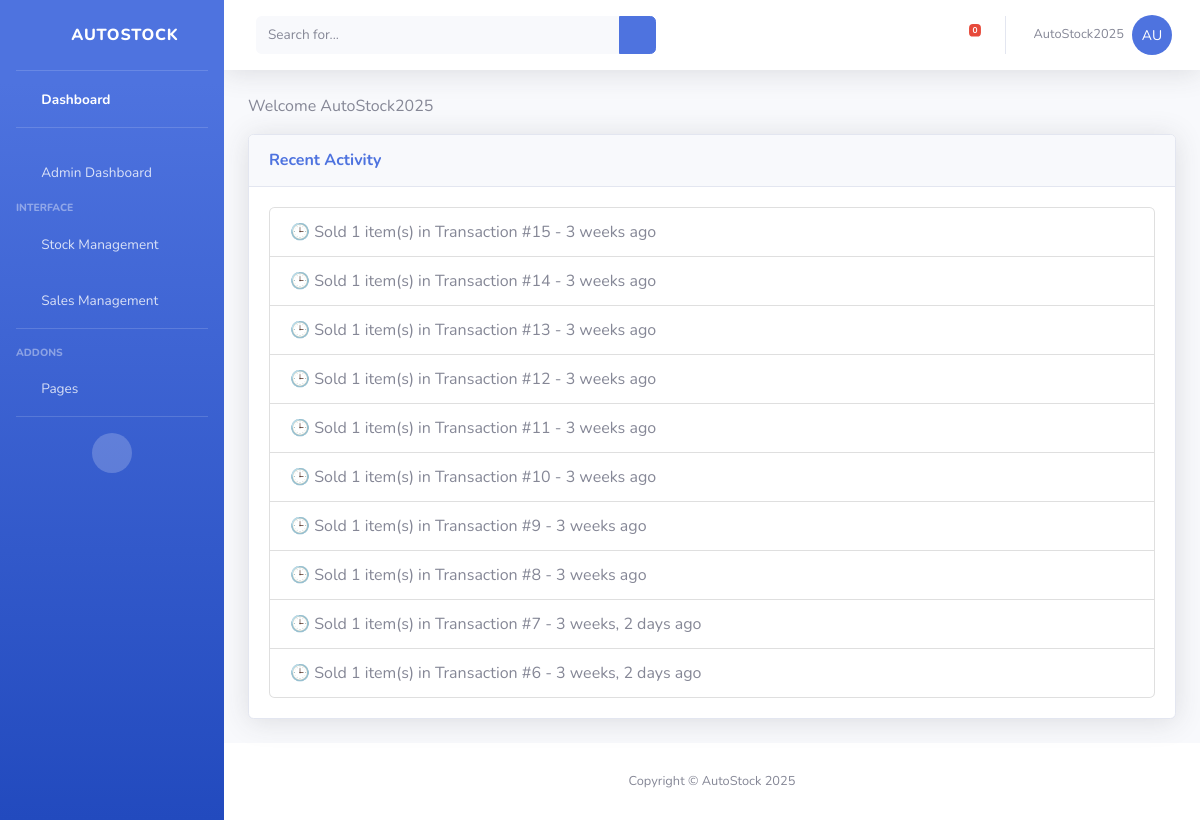
The page / (signed in) on the database as committed earlier.
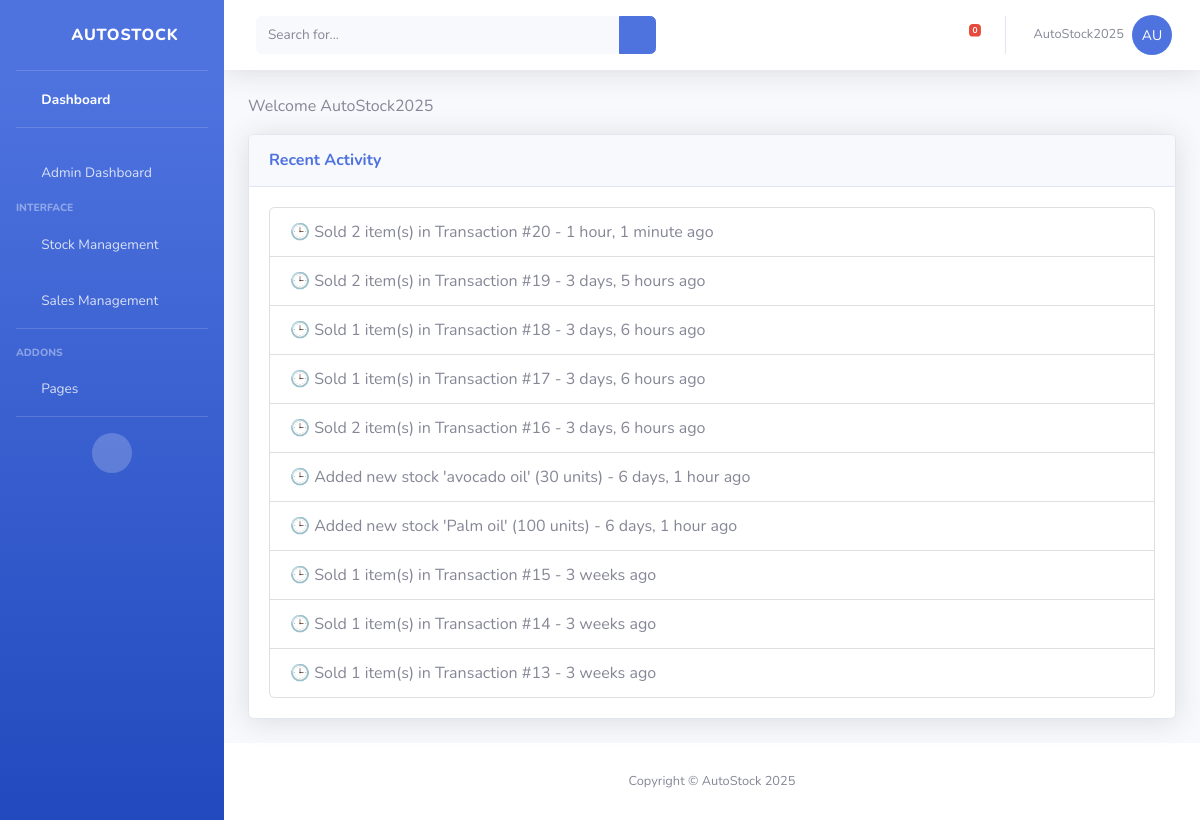
The same page on the database as committed later.
### autoapp/models.py (models this page shows, shortened)
class ActivityLog(models.Model):
    user = models.ForeignKey(User, on_delete=models.CASCADE)
    action = models.CharField(max_length=255)
    timestamp = models.DateTimeField(auto_now_add=True)

### autoapp/views.py (the view)
# urls.py: path('', views.index, name='index'),
@login_required
def index(request):
    user = request.user
    today = now().date()
    profile = None
    if not user.is_superuser and hasattr(user, 'employeeprofile'):
        profile = user.employeeprofile
    activity_log = ActivityLog.objects.all().order_by('-timestamp')[:10]
    context = {
        "user": user,
        "profile": profile,
        "today": today,
        "activity_log": activity_log,
    }
    return render(request, "index.html", context)

### template/index.html (shortened to what the changed rows need)
<!DOCTYPE html>
<html lang="en">
<head>
    {% load static %}
    <link href="{% static 'vendor/fontawesome-free/css/all.min.css' %}" rel="stylesheet" type="text/css">
    <link href="{% static 'css/sb-admin-2.min.css' %}" rel="stylesheet">
</head>
<body id="page-top">
    <div id="wrapper">
        <div id="content-wrapper" class="d-flex flex-column">
            <div id="content">
                <div class="container-fluid">
<div class="card shadow mb-4">
    <div class="card-body">
        <ul class="list-group">
            {% for activity in activity_log %}
                <li class="list-group-item">🕒 {{ activity.action }} - {{ activity.timestamp|timesince }} ago</li>
            {% empty %}
                <li class="list-group-item">No recent activity</li>
            {% endfor %}
        </ul>
    </div>
</div>
                </div>
            </div>
        </div>
    </div>
</body>
</html>

Rows that differ between the two databases and show on the page:
no longer on this page (row unchanged): ActivityLog: action "Sold 1 item(s) in Transaction #12", timestamp "3 weeks"
no longer on this page (row unchanged): ActivityLog: action "Sold 1 item(s) in Transaction #11", timestamp "3 weeks"
no longer on this page (row unchanged): ActivityLog: action "Sold 1 item(s) in Transaction #10", timestamp "3 weeks"
no longer on this page (row unchanged): ActivityLog: action "Sold 1 item(s) in Transaction #9", timestamp "3 weeks"
no longer on this page (row unchanged): ActivityLog: action "Sold 1 item(s) in Transaction #8", timestamp "3 weeks"
no longer on this page (row unchanged): ActivityLog: action "Sold 1 item(s) in Transaction #7", timestamp "3 weeks, 2 days"
no longer on this page (row unchanged): ActivityLog: action "Sold 1 item(s) in Transaction #6", timestamp "3 weeks, 2 days"
added ActivityLog: action "Sold 2 item(s) in Transaction #20", timestamp "1 hour, 1 minute"
added ActivityLog: action "Sold 2 item(s) in Transaction #19", timestamp "3 days, 5 hours"
added ActivityLog: action "Sold 1 item(s) in Transaction #18", timestamp "3 days, 6 hours"
added ActivityLog: action "Sold 1 item(s) in Transaction #17", timestamp "3 days, 6 hours"
added ActivityLog: action "Sold 2 item(s) in Transaction #16", timestamp "3 days, 6 hours"
added ActivityLog: action "Added new stock 'avocado oil' (30 units)", timestamp "6 days, 1 hour"
added ActivityLog: action "Added new stock 'Palm oil' (100 units)", timestamp "6 days, 1 hour"
